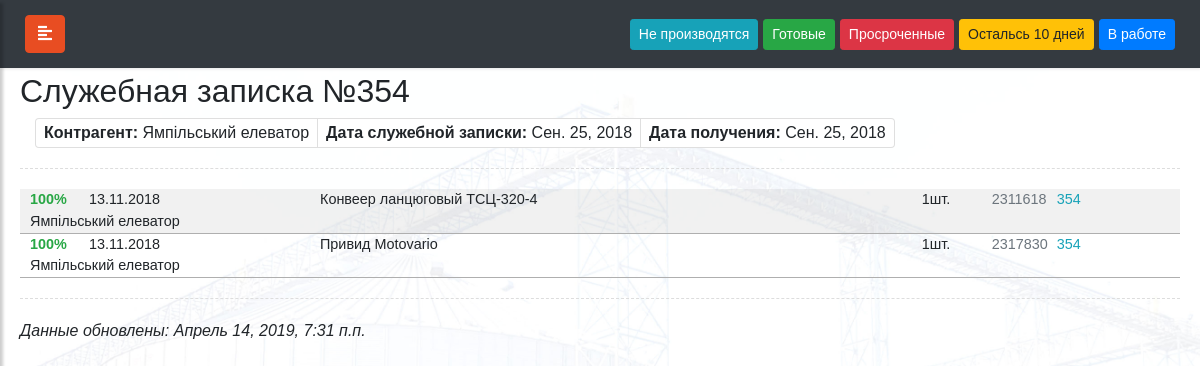
Screenshot of /office-note/1575/ with the database file from the repository.
### officenotes/models.py (models this page shows, shortened)
class OfficeNote(models.Model):
    num = models.PositiveIntegerField(
                            verbose_name="Номер служебной записки",
                            null = True,
                            blank = True,
                            unique=True,
                            help_text="Номер служебной записки"
                            )
    date = models.DateField(
                            verbose_name="Дата служебной записки",
                            help_text="Дата служебной записки, указаннная в ней",
                            null = True,
                            blank = True,
                            )
    datereceiving = models.DateField(
                            verbose_name="Дата получения служебной записки",
                            help_text="Дата получения служебной записки, указанная в почте",
                            null = True,
                            blank = True,
                            )
    oncustomer = models.ForeignKey(
                            Customer,
                            verbose_name="Заказчик",
                            max_length=50,
                            on_delete=models.CASCADE,
                            help_text='Заказчик',
                            null = True,
                            blank = True,
                            )
    filepath = models.CharField(
                            verbose_name="Путь к файлу",
                            help_text='Путь к файлу',
                            max_length=100,
                            null = True,
                            blank = True,
                            )
    def get_absolute_url(self):
        return "/office-note/%i/" % self.id
    class Meta:
        ordering = ["num"]
        verbose_name = "служебную записку"
        verbose_name_plural = "Служебные записки"

### customer/models.py (models this page shows, shortened)
class Customer(models.Model):
    name = models.CharField(
                            max_length=50,
                            verbose_name="Название организации",
                            unique=True,
                            null = True,
                            blank = True,
                            help_text="Название организации"
                            )
    class Meta:
        ordering = ["name"]
        verbose_name = "Заказчика"
        verbose_name_plural = "Заказчики"

### order/models.py (models this page shows, shortened)
class Order(models.Model):
    ready = models.BooleanField(
        verbose_name='Готов'
    )
    shipmentfrom = models.DateField(
                            verbose_name='Отгрузка "от"',
                            help_text="Дата служебной записки, указаннная в ней",
                            null = True,
                            blank = True,
                            )
    shipmentto = models.DateField(
                            verbose_name='Отгрузка "до"',
                            help_text="Дата служебной записки, указаннная в ней",
                            null = True,
                            blank = True,
                            )
    product = models.CharField(
                            verbose_name="Продукция",
                            max_length=100,
                            help_text="Название продукта"
                            )
    ordernum = models.PositiveIntegerField(
                            verbose_name="№ Заказа",
                            null = True,
                            blank = True,
                            help_text="Оригинальный номер папки"
                            )
    quantity= models.FloatField(
                            verbose_name="Кол-во",
                            null = True,
                            blank = True,
                            help_text="Количество изделий"
                            )
    pickingplan = models.DateField(
                            verbose_name="Комплектовочные План",
                            help_text="Комплектовочные План",
                            null = True,
                            blank = True
                            )
    pickingpercent = models.PositiveIntegerField(
                            verbose_name="Комплектовочные %",
                            null = True,
                            blank = True,
                            help_text="Комплектовочные %"
                            )
    pickingfact = models.DateField(
                            verbose_name="Комплектовочные Факт",
                            help_text="Комплектовочные Факт",
                            null = True,
                            blank = True
                            )
    shippingplan = models.DateField(
                            verbose_name="Отгрузочные План",
                            help_text="Отгрузочные План",
                            null = True,
                            blank = True
                            )
    shippingpercent = models.PositiveIntegerField(
                            verbose_name="Отгрузочные %",
                            null = True,
                            blank = True,
                            help_text="Отгрузочные %"
                            )
    shippingfact = models.DateField(
                            verbose_name="Отгрузочные Факт",
                            help_text="Отгрузочные Факт",
                            null = True,
                            blank = True
                            )
    engineeringplan = models.DateField(
                            verbose_name="Конструкторская План",
                            help_text="Конструкторская План",
                            null = True,
                            blank = True
                            )
    engineeringpercent = models.PositiveIntegerField(
                            verbose_name="Конструкторская %",
                            null = True,
                            blank = True,
                            help_text="Конструкторская %"
                            )
    engineeringfact = models.DateField(
                            verbose_name="Конструкторская Факт",
                            help_text="Конструкторская Факт",
                            null = True,
                            blank = True
                            )
    drawingchangepercent = models.PositiveIntegerField(
                            verbose_name="Изменения чертежей %",
                            null = True,
                            blank = True,
                            help_text="Изменения чертежей %"
                            )
    drawingchangefact = models.DateField(
                            verbose_name="Изменения чертежей Факт",
                            help_text="Изменения чертежей Факт",
                            null = True,
                            blank = True
                            )
    materialplan = models.DateField(
                            verbose_name="Материалы План",
                            help_text="Материалы План",
                            null = True,
                            blank = True
                            )
    materialfact = models.DateField(
                            verbose_name="Материалы Факт",
                            help_text="Материалы Факт",
                            null = True,
                            blank = True
                            )
    tableid = models.PositiveIntegerField(
                            verbose_name="id в таблице",
                            unique=True,
                            help_text="id в таблице"
                            )
    firstofficenote = models.ForeignKey(
                            OfficeNote,
                            verbose_name="Служебная записка",
                            max_length=50,
                            on_delete=models.CASCADE,
                            help_text='Служебная записка',
                            )
    otherofficenote = models.ManyToManyField(
                            OfficeNote,
                            verbose_name="Дополнительные служебные записки",
                            blank = True,
                            related_name='officenotes'
                            )
    def get_shipmen(self):
        if self.shipmentfrom != None:
            return "%s-%s" % (self.shipmentfrom.strftime("%d"), self.shipmentto.strftime("%d.%m.%Y"))
        elif self.shipmentto != None:
            return "%s" % self.shipmentto.strftime("%d.%m.%Y")
    class Meta:
        ordering = ["tableid"]
        verbose_name = "заказ"
        verbose_name_plural = "заказы"

### timeworker/models.py (models this page shows, shortened)
class TWorker(models.Model):
    date_start = models.DateTimeField(
                            verbose_name="Начало работ",
                            null = True,
                            blank = True
                            )
    date_end = models.DateTimeField(
                            verbose_name="Окончание работ",
                            null = True,
                            blank = True
                            )
    yes_processed_rows = models.PositiveIntegerField(
                            verbose_name="Обработанные строки",
                            null = True,
                            blank = True
                            )
    not_processed_rows = models.PositiveIntegerField(
                            verbose_name="Удаленные записи",
                            null = True,
                            blank = True
                            )
    log_text = models.TextField(
                            verbose_name="Лог",
                            null = True,
                            blank = True
                            )
    ready = models.BooleanField(
                            verbose_name='Работа завершена',
                            null = True,
                            blank = True
                            )
    class Meta:
        ordering = ["id"]
        verbose_name = "работу"
        verbose_name_plural = "работа"

### ops/views.py (the view)
# urls.py: path('office-note/<int:pk>/', OfficeNoteDetailView.as_view(), name='article-detail'),
class OfficeNoteDetailView(DetailView):
    model = OfficeNote
    def get_context_data(self, **kwargs):
        context = super().get_context_data(**kwargs)
        firstofficenotes = Order.objects.filter(firstofficenote__num=self.object.num).count()
        otherofficenotes = Order.objects.filter(otherofficenote__num=self.object.num).count()
        if firstofficenotes>otherofficenotes:
            context['orders'] = Order.objects.filter(firstofficenote__num=self.object.num)
        else:
            context['orders'] = Order.objects.filter(otherofficenote__num=self.object.num)
        context['rebild'] = TWorker.objects.last()
        return context

### officenotes/templates/officenotes/officenote_detail.html (shortened to what this page needs)
{% extends "base.html" %}
{% block menubuttons %}
<ul class="nav navbar-nav ml-auto">
    <li><button id="flt-np" class="btn btn-sm btn-info" type="button" style="margin-left: 5px" data-toggle="tooltip" title="Показать/Скрыть заказы в работе">Не производятся</button></li>
    <li><button id="flt-ready" class="btn btn-sm btn-success" type="button" style="margin-left: 5px" data-toggle="tooltip" title="Показать/Скрыть готовые заказы">Готовые</button></li>
    <li><button id="flt-overdue" class="btn btn-sm btn-danger" type="button" style="margin-left: 5px" data-toggle="tooltip" title="Показать/Скрыть заказы, у которых прошел срок отгрузки">Просроченные</button></li>
    <li><button id="flt-tendays" class="btn btn-sm btn-warning" type="button" style="margin-left: 5px" data-toggle="tooltip" title="Показать/Скрыть заказы до отгрузки которых осталось меньше 10 дней">Остальсь 10 дней</button></li>
    <li><button id="flt-inwork" class="btn btn-sm btn-primary" type="button" style="margin-left: 5px" data-toggle="tooltip" title="Показать/Скрыть заказы в работе">В работе</button></li>
</ul>
{% endblock %}
{% block content %}
<h2>Служебная записка №{{ object.num }}</h2>
<div class="container-fluid">
    <ul class="list-group list-group-horizontal-xl">
        {% if object.oncustomer.name %}<li class="list-group-item"><b>Контрагент:</b> <a href="http://" style="white-space: nowrap;">{{ object.oncustomer.name }}</a></li>{% endif %}
        {% if object.date %}<li class="list-group-item"><b>Дата служебной записки:</b> <span style="white-space: nowrap">{{ object.date }}</span></li>{% endif %}
        {% if object.datereceiving %}<li class="list-group-item"><b>Дата получения:</b> <span style="white-space: nowrap">{{ object.datereceiving }}</span></li>{% endif %}
    </ul>
</div>
<div class="line"></div>
<div class="container-fluid">
        {% for order in orders %}
        <div class="row l-order">
        <div class="col-12 collapse show {% if order.ready %}ready{% elif order.get_status < 0 %}overdue{% elif order.get_status < 10 %}tendays{% elif order.get_status > 10 %}inwork{% else %}np{% endif %}">
            <div class="row tblrow">
                <div class="col-xl-3 col-lg-12">
                    <div class="row">
                        <div class="tbl" style="width: 30px;">{% if order.ready %}<b><a href="#" class="text-success">100%</a></b>{% elif order.get_status < 0 %}<b><a href="#" class="text-danger">{{order.get_status}}</a></b>{% elif order.get_status < 10 %}<b><a href="#" class="text-warning">{{order.get_status}}</a></b>{% elif order.get_status > 10 %}<b><a href="#" class="text-primary">{{order.get_status}}</a></b>{% else %}<b><a href="#" class="text-info">Н.П.</a></b>{% endif %}</div>
                        <div class="tbl text-right" style="width: 120px">{% if order.get_shipmen %}{{order.get_shipmen}}{% endif %}</div>
                        <div class="tbl col" style="min-width: 250px;">{% if order.firstofficenote.oncustomer.name %}{{order.firstofficenote.oncustomer.name}}{% endif %}</div>
                    </div>
                </div>
                <div class="tbl col-xl-7 col-lg-12">
                    <div class="row">
                        <div class="col"><a href="#" >{{order.product|capfirst}}</a></div>
                        <div class="" style="width: 70px;">{% if order.quantity %}{{order.quantity|floatformat}}шт.{% endif %}</div>
                    </div>
                </div>
                <div class="tbl col">
                    <div class="row">
                        <div class="tbl text-secondary" style="width: 60px;">{% if order.ordernum %}<a href="#">{{order.ordernum}}</a>{% endif %}</div>
                        <div class="col">
                            {% if order.firstofficenote.num != None %}<a href="{{order.firstofficenote.get_absolute_url}}" class="text-info">{{order.firstofficenote.num}}</a>{% endif %}
                        </div>
                    </div>
                </div>
            </div>
        </div>
    </div>{% endfor %}
</div>
<div class="line"></div>
{% include  'footer.html' %}
{% endblock %}

### common/templates/footer.html
<i class="text-body">Данные обновлены: {{ rebild.date_end }}</i>

### static/css/style.css (style rules this page uses)
body { font-family: 'Calibri', sans-serif; }
a, a:hover, a:focus { color: inherit; text-decoration: none; transition: all 0.3s; }
.line { width: 100%; height: 1px; border-bottom: 1px dashed #ddd; margin: 20px 0; }
.tbl { padding-right: 10px; padding-left: 10px; }
.l-order { font-size: 0.9rem; }
.l-order-two { background: rgba(185, 185, 185, 0.2); }
.tblrow { border-bottom: 1px solid #afafaf; }
.list-group-horizontal-xl .list-group-item { padding: 2px 8px 2px; }

### rows the page displays
OfficeNote: num "354", oncustomer.name "Ямпільський елеватор", date "Сен. 25, 2018", datereceiving "Сен. 25, 2018"
Order: ready "100%", get_shipmen "13.11.2018", firstofficenote.oncustomer.name "Ямпільський елеватор", product "Конвеер ланцюговый ТСЦ-320-4", quantity "1", ordernum "2311618", firstofficenote.num "354"
Order: ready "100%", get_shipmen "13.11.2018", firstofficenote.oncustomer.name "Ямпільський елеватор", product "Привид Motovario", quantity "1", ordernum "2317830", firstofficenote.num "354"
TWorker: date_end "Апрель 14, 2019, 7:31 п.п."
